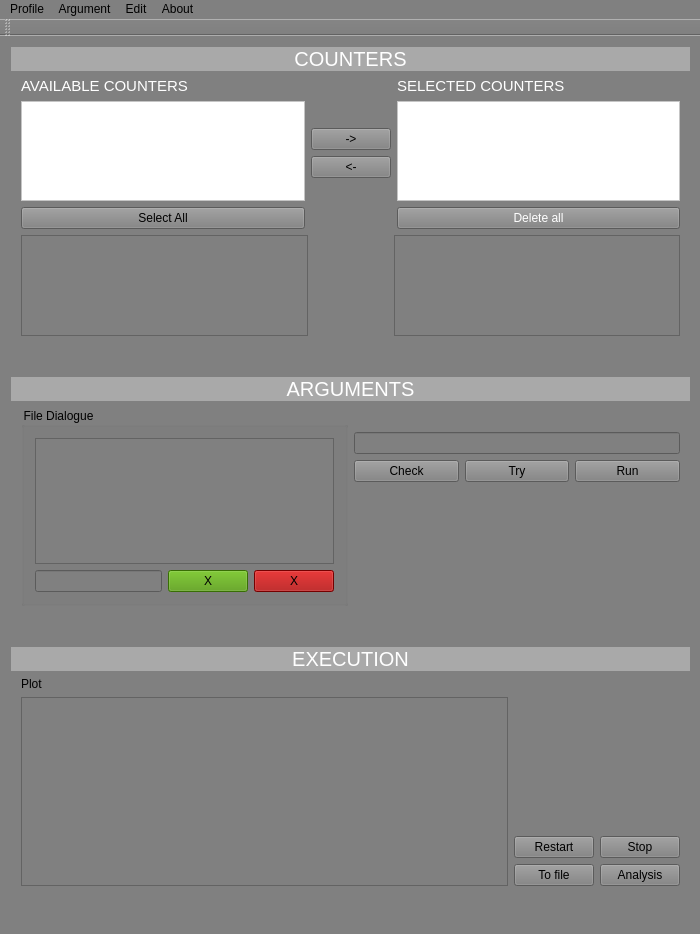
<?xml version="1.0" encoding="UTF-8"?>
<ui version="4.0">
 <class>MainWindow</class>
 <widget class="QMainWindow" name="MainWindow">
  <property name="geometry">
   <rect>
    <x>0</x>
    <y>0</y>
    <width>700</width>
    <height>934</height>
   </rect>
  </property>
  <property name="maximumSize">
   <size>
    <width>1513156</width>
    <height>16777215</height>
   </size>
  </property>
  <property name="windowTitle">
   <string>MainWindow</string>
  </property>
  <property name="styleSheet">
   <string notr="true">background-color:grey</string>
  </property>
  <widget class="QWidget" name="centralWidget">
   <widget class="QWidget" name="layoutWidget">
    <property name="geometry">
     <rect>
      <x>0</x>
      <y>0</y>
      <width>701</width>
      <height>331</height>
     </rect>
    </property>
    <layout class="QVBoxLayout" name="verticalLayout_6">
     <property name="spacing">
      <number>0</number>
     </property>
     <property name="sizeConstraint">
      <enum>QLayout::SetDefaultConstraint</enum>
     </property>
     <item>
      <layout class="QVBoxLayout" name="verticalLayout_5">
       <item>
        <layout class="QVBoxLayout" name="verticalLayout_4">
         <item>
          <widget class="QLabel" name="label">
           <property name="styleSheet">
            <string notr="true">color: white;
font: bold large &quot;Time New Roman&quot;; 
font-size: 20px;
background-color:darkgrey;

</string>
           </property>
           <property name="text">
            <string>COUNTERS</string>
           </property>
           <property name="alignment">
            <set>Qt::AlignCenter</set>
           </property>
          </widget>
         </item>
         <item>
          <layout class="QHBoxLayout" name="horizontalLayout">
           <item>
            <spacer name="horizontalSpacer_11">
             <property name="orientation">
              <enum>Qt::Horizontal</enum>
             </property>
             <property name="sizeType">
              <enum>QSizePolicy::Maximum</enum>
             </property>
             <property name="sizeHint" stdset="0">
              <size>
               <width>10</width>
               <height>20</height>
              </size>
             </property>
            </spacer>
           </item>
           <item>
            <layout class="QVBoxLayout" name="verticalLayout_3">
             <item>
              <widget class="QLabel" name="label_2">
               <property name="styleSheet">
                <string notr="true">color:white; font: bold large &quot;Time New Roman&quot;; font-size: 15px;</string>
               </property>
               <property name="text">
                <string>AVAILABLE COUNTERS</string>
               </property>
              </widget>
             </item>
             <item>
              <widget class="QListWidget" name="listWidget_Available">
               <property name="styleSheet">
                <string notr="true">background-color:white;
color: black;
font: bold large &quot;Time New Roman&quot;;
border-width : 5px; 
border-color : black;
</string>
               </property>
              </widget>
             </item>
             <item>
              <widget class="QPushButton" name="pushButton_all">
               <property name="text">
                <string>Select All</string>
               </property>
              </widget>
             </item>
            </layout>
           </item>
           <item>
            <layout class="QVBoxLayout" name="verticalLayout">
             <item>
              <spacer name="verticalSpacer_2">
               <property name="orientation">
                <enum>Qt::Vertical</enum>
               </property>
               <property name="sizeHint" stdset="0">
                <size>
                 <width>20</width>
                 <height>40</height>
                </size>
               </property>
              </spacer>
             </item>
             <item>
              <widget class="QPushButton" name="pushButton_add">
               <property name="text">
                <string>-&gt;</string>
               </property>
              </widget>
             </item>
             <item>
              <widget class="QPushButton" name="pushButton_delete">
               <property name="text">
                <string>&lt;-</string>
               </property>
              </widget>
             </item>
             <item>
              <spacer name="verticalSpacer">
               <property name="orientation">
                <enum>Qt::Vertical</enum>
               </property>
               <property name="sizeHint" stdset="0">
                <size>
                 <width>20</width>
                 <height>40</height>
                </size>
               </property>
              </spacer>
             </item>
            </layout>
           </item>
           <item>
            <layout class="QVBoxLayout" name="verticalLayout_2">
             <item>
              <widget class="QLabel" name="label_3">
               <property name="styleSheet">
                <string notr="true">color:white; font: bold large &quot;Time New Roman&quot;; font-size: 15px;</string>
               </property>
               <property name="text">
                <string>SELECTED COUNTERS</string>
               </property>
              </widget>
             </item>
             <item>
              <widget class="QListWidget" name="listWidget_selected">
               <property name="styleSheet">
                <string notr="true">background-color:white;
color: darkblue;
font: bold large &quot;Time New Roman&quot;;
</string>
               </property>
              </widget>
             </item>
             <item>
              <widget class="QPushButton" name="pushButton_delete_all">
               <property name="styleSheet">
                <string notr="true">color:white; font:  &quot;Time New Roman&quot;; </string>
               </property>
               <property name="text">
                <string>Delete all</string>
               </property>
              </widget>
             </item>
            </layout>
           </item>
           <item>
            <spacer name="horizontalSpacer_5">
             <property name="orientation">
              <enum>Qt::Horizontal</enum>
             </property>
             <property name="sizeType">
              <enum>QSizePolicy::Maximum</enum>
             </property>
             <property name="sizeHint" stdset="0">
              <size>
               <width>10</width>
               <height>20</height>
              </size>
             </property>
            </spacer>
           </item>
          </layout>
         </item>
        </layout>
       </item>
       <item>
        <layout class="QHBoxLayout" name="horizontalLayout_2">
         <item>
          <spacer name="horizontalSpacer_10">
           <property name="orientation">
            <enum>Qt::Horizontal</enum>
           </property>
           <property name="sizeType">
            <enum>QSizePolicy::Maximum</enum>
           </property>
           <property name="sizeHint" stdset="0">
            <size>
             <width>10</width>
             <height>20</height>
            </size>
           </property>
          </spacer>
         </item>
         <item>
          <widget class="QPlainTextEdit" name="plainTextEdit_Available_Counters"/>
         </item>
         <item>
          <spacer name="horizontalSpacer_2">
           <property name="orientation">
            <enum>Qt::Horizontal</enum>
           </property>
           <property name="sizeType">
            <enum>QSizePolicy::Maximum</enum>
           </property>
           <property name="sizeHint" stdset="0">
            <size>
             <width>80</width>
             <height>20</height>
            </size>
           </property>
          </spacer>
         </item>
         <item>
          <widget class="QPlainTextEdit" name="plainTextEdit_Selected_Counters"/>
         </item>
         <item>
          <spacer name="horizontalSpacer_7">
           <property name="orientation">
            <enum>Qt::Horizontal</enum>
           </property>
           <property name="sizeType">
            <enum>QSizePolicy::Maximum</enum>
           </property>
           <property name="sizeHint" stdset="0">
            <size>
             <width>10</width>
             <height>20</height>
            </size>
           </property>
          </spacer>
         </item>
        </layout>
       </item>
      </layout>
     </item>
     <item>
      <spacer name="horizontalSpacer_4">
       <property name="orientation">
        <enum>Qt::Horizontal</enum>
       </property>
       <property name="sizeHint" stdset="0">
        <size>
         <width>40</width>
         <height>20</height>
        </size>
       </property>
      </spacer>
     </item>
     <item>
      <layout class="QHBoxLayout" name="horizontalLayout_6"/>
     </item>
    </layout>
   </widget>
   <widget class="QWidget" name="layoutWidget">
    <property name="geometry">
     <rect>
      <x>0</x>
      <y>330</y>
      <width>701</width>
      <height>271</height>
     </rect>
    </property>
    <layout class="QVBoxLayout" name="verticalLayout_15">
     <item>
      <widget class="QLabel" name="label_4">
       <property name="styleSheet">
        <string notr="true">color: white;
font: bold large &quot;Time New Roman&quot;; 
font-size: 20px;
background-color:darkgrey;</string>
       </property>
       <property name="text">
        <string>ARGUMENTS</string>
       </property>
       <property name="alignment">
        <set>Qt::AlignCenter</set>
       </property>
      </widget>
     </item>
     <item>
      <layout class="QHBoxLayout" name="horizontalLayout_13">
       <item>
        <spacer name="horizontalSpacer_9">
         <property name="orientation">
          <enum>Qt::Horizontal</enum>
         </property>
         <property name="sizeType">
          <enum>QSizePolicy::Maximum</enum>
         </property>
         <property name="sizeHint" stdset="0">
          <size>
           <width>10</width>
           <height>20</height>
          </size>
         </property>
        </spacer>
       </item>
       <item>
        <widget class="QGroupBox" name="groupBox">
         <property name="title">
          <string>File Dialogue</string>
         </property>
         <layout class="QVBoxLayout" name="verticalLayout_8">
          <item>
           <layout class="QVBoxLayout" name="verticalLayout_7">
            <item>
             <widget class="QPlainTextEdit" name="plainTextEdit"/>
            </item>
            <item>
             <layout class="QHBoxLayout" name="horizontalLayout_4">
              <item>
               <widget class="QLineEdit" name="lineEdit_2"/>
              </item>
              <item>
               <layout class="QHBoxLayout" name="horizontalLayout_3">
                <item>
                 <widget class="QPushButton" name="pushButton_File_Dialogue_Check_Green">
                  <property name="styleSheet">
                   <string notr="true">color:black; font: bold large &quot;Time New Roman&quot;;
background-color: rgb(78, 154, 6);</string>
                  </property>
                  <property name="text">
                   <string>X</string>
                  </property>
                 </widget>
                </item>
                <item>
                 <widget class="QPushButton" name="pushButton_File_Dialogue_Check_Red">
                  <property name="styleSheet">
                   <string notr="true">color:black; font: bold large &quot;Time New Roman&quot;;
background-color: rgb(164, 0, 0);</string>
                  </property>
                  <property name="text">
                   <string>X</string>
                  </property>
                 </widget>
                </item>
               </layout>
              </item>
             </layout>
            </item>
           </layout>
          </item>
         </layout>
        </widget>
       </item>
       <item>
        <layout class="QVBoxLayout" name="verticalLayout_9">
         <item>
          <spacer name="verticalSpacer_4">
           <property name="orientation">
            <enum>Qt::Vertical</enum>
           </property>
           <property name="sizeType">
            <enum>QSizePolicy::Maximum</enum>
           </property>
           <property name="sizeHint" stdset="0">
            <size>
             <width>20</width>
             <height>25</height>
            </size>
           </property>
          </spacer>
         </item>
         <item>
          <widget class="QLineEdit" name="lineEdit"/>
         </item>
         <item>
          <layout class="QHBoxLayout" name="horizontalLayout_5">
           <item>
            <widget class="QPushButton" name="pushButton_Arguments_Check">
             <property name="text">
              <string>Check</string>
             </property>
            </widget>
           </item>
           <item>
            <widget class="QPushButton" name="pushButton_Arguments__Try">
             <property name="text">
              <string>Try</string>
             </property>
            </widget>
           </item>
           <item>
            <widget class="QPushButton" name="pushButton_Arguments_Run">
             <property name="text">
              <string>Run</string>
             </property>
            </widget>
           </item>
          </layout>
         </item>
         <item>
          <spacer name="verticalSpacer_5">
           <property name="orientation">
            <enum>Qt::Vertical</enum>
           </property>
           <property name="sizeHint" stdset="0">
            <size>
             <width>20</width>
             <height>40</height>
            </size>
           </property>
          </spacer>
         </item>
        </layout>
       </item>
       <item>
        <spacer name="horizontalSpacer">
         <property name="orientation">
          <enum>Qt::Horizontal</enum>
         </property>
         <property name="sizeType">
          <enum>QSizePolicy::Maximum</enum>
         </property>
         <property name="sizeHint" stdset="0">
          <size>
           <width>10</width>
           <height>20</height>
          </size>
         </property>
        </spacer>
       </item>
      </layout>
     </item>
     <item>
      <spacer name="horizontalSpacer_6">
       <property name="orientation">
        <enum>Qt::Horizontal</enum>
       </property>
       <property name="sizeHint" stdset="0">
        <size>
         <width>40</width>
         <height>20</height>
        </size>
       </property>
      </spacer>
     </item>
    </layout>
   </widget>
   <widget class="QWidget" name="layoutWidget">
    <property name="geometry">
     <rect>
      <x>0</x>
      <y>600</y>
      <width>701</width>
      <height>261</height>
     </rect>
    </property>
    <layout class="QVBoxLayout" name="verticalLayout_14">
     <item>
      <widget class="QLabel" name="label_5">
       <property name="styleSheet">
        <string notr="true">color: white;
font: bold large &quot;Time New Roman&quot;; 
font-size: 20px;
background-color:darkgrey;
</string>
       </property>
       <property name="text">
        <string>EXECUTION</string>
       </property>
       <property name="alignment">
        <set>Qt::AlignCenter</set>
       </property>
      </widget>
     </item>
     <item>
      <layout class="QHBoxLayout" name="horizontalLayout_10">
       <item>
        <spacer name="horizontalSpacer_8">
         <property name="orientation">
          <enum>Qt::Horizontal</enum>
         </property>
         <property name="sizeType">
          <enum>QSizePolicy::Maximum</enum>
         </property>
         <property name="sizeHint" stdset="0">
          <size>
           <width>10</width>
           <height>20</height>
          </size>
         </property>
        </spacer>
       </item>
       <item>
        <layout class="QVBoxLayout" name="verticalLayout_12">
         <item>
          <widget class="QLabel" name="label_7">
           <property name="text">
            <string>Plot</string>
           </property>
          </widget>
         </item>
         <item>
          <widget class="QGraphicsView" name="graphicsView_2">
           <property name="enabled">
            <bool>true</bool>
           </property>
          </widget>
         </item>
        </layout>
       </item>
       <item>
        <layout class="QVBoxLayout" name="verticalLayout_13">
         <item>
          <spacer name="verticalSpacer_7">
           <property name="orientation">
            <enum>Qt::Vertical</enum>
           </property>
           <property name="sizeHint" stdset="0">
            <size>
             <width>20</width>
             <height>40</height>
            </size>
           </property>
          </spacer>
         </item>
         <item>
          <layout class="QHBoxLayout" name="horizontalLayout_11">
           <item>
            <widget class="QPushButton" name="pushButton_Plot_Restart_2">
             <property name="text">
              <string>Restart</string>
             </property>
            </widget>
           </item>
           <item>
            <widget class="QPushButton" name="pushButton_Plot_Stop_2">
             <property name="text">
              <string>Stop</string>
             </property>
            </widget>
           </item>
          </layout>
         </item>
         <item>
          <layout class="QHBoxLayout" name="horizontalLayout_12">
           <item>
            <widget class="QPushButton" name="pushButton_Plot_To_File_2">
             <property name="text">
              <string>To file</string>
             </property>
            </widget>
           </item>
           <item>
            <widget class="QPushButton" name="pushButton_Plot_Analysis_2">
             <property name="text">
              <string>Analysis</string>
             </property>
            </widget>
           </item>
          </layout>
         </item>
        </layout>
       </item>
       <item>
        <spacer name="horizontalSpacer_3">
         <property name="orientation">
          <enum>Qt::Horizontal</enum>
         </property>
         <property name="sizeType">
          <enum>QSizePolicy::Maximum</enum>
         </property>
         <property name="sizeHint" stdset="0">
          <size>
           <width>10</width>
           <height>5</height>
          </size>
         </property>
        </spacer>
       </item>
      </layout>
     </item>
    </layout>
   </widget>
  </widget>
  <widget class="QMenuBar" name="menuBar">
   <property name="geometry">
    <rect>
     <x>0</x>
     <y>0</y>
     <width>700</width>
     <height>22</height>
    </rect>
   </property>
   <widget class="QMenu" name="menuEdit">
    <property name="title">
     <string>Profile</string>
    </property>
    <addaction name="actionOpen_profil"/>
    <addaction name="actionSave_Profil"/>
    <addaction name="actionDelete_profil"/>
    <addaction name="separator"/>
    <addaction name="actionExit"/>
   </widget>
   <widget class="QMenu" name="menuEdit_2">
    <property name="title">
     <string>Edit</string>
    </property>
    <addaction name="actionCopy"/>
    <addaction name="actionPaste"/>
    <addaction name="actionCut"/>
    <addaction name="separator"/>
    <addaction name="actionUndo"/>
    <addaction name="actionRedo"/>
   </widget>
   <widget class="QMenu" name="menuAbout">
    <property name="title">
     <string>About</string>
    </property>
    <addaction name="actionAbout"/>
   </widget>
   <widget class="QMenu" name="menuArgument">
    <property name="title">
     <string>Argument</string>
    </property>
    <addaction name="actionOpen_Argument"/>
    <addaction name="actionSave_Argument"/>
    <addaction name="actionDelete_Argument"/>
   </widget>
   <addaction name="menuEdit"/>
   <addaction name="menuArgument"/>
   <addaction name="menuEdit_2"/>
   <addaction name="menuAbout"/>
  </widget>
  <widget class="QToolBar" name="mainToolBar">
   <attribute name="toolBarArea">
    <enum>TopToolBarArea</enum>
   </attribute>
   <attribute name="toolBarBreak">
    <bool>false</bool>
   </attribute>
  </widget>
  <widget class="QStatusBar" name="statusBar"/>
  <action name="actionDelete_profil">
   <property name="icon">
    <iconset resource="resources.qrc">
     <normaloff>:/rec/Img/delete.png</normaloff>:/rec/Img/delete.png</iconset>
   </property>
   <property name="text">
    <string>Delete profile</string>
   </property>
  </action>
  <action name="actionSave_Profil">
   <property name="icon">
    <iconset resource="resources.qrc">
     <normaloff>:/rec/Img/save_as.png</normaloff>:/rec/Img/save_as.png</iconset>
   </property>
   <property name="text">
    <string>Save profile</string>
   </property>
  </action>
  <action name="actionOpen_profil">
   <property name="icon">
    <iconset resource="resources.qrc">
     <normaloff>:/rec/Img/open.png</normaloff>:/rec/Img/open.png</iconset>
   </property>
   <property name="text">
    <string>Open profile</string>
   </property>
  </action>
  <action name="actionCopy">
   <property name="icon">
    <iconset resource="resources.qrc">
     <normaloff>:/rec/Img/copy.png</normaloff>:/rec/Img/copy.png</iconset>
   </property>
   <property name="text">
    <string>Copy</string>
   </property>
  </action>
  <action name="actionPaste">
   <property name="icon">
    <iconset resource="resources.qrc">
     <normaloff>:/rec/Img/paste.png</normaloff>:/rec/Img/paste.png</iconset>
   </property>
   <property name="text">
    <string>Paste</string>
   </property>
  </action>
  <action name="actionCut">
   <property name="icon">
    <iconset resource="resources.qrc">
     <normaloff>:/rec/Img/cut.png</normaloff>:/rec/Img/cut.png</iconset>
   </property>
   <property name="text">
    <string>Cut</string>
   </property>
  </action>
  <action name="actionUndo">
   <property name="icon">
    <iconset resource="resources.qrc">
     <normaloff>:/rec/Img/undo.png</normaloff>:/rec/Img/undo.png</iconset>
   </property>
   <property name="text">
    <string>Undo</string>
   </property>
  </action>
  <action name="actionRedo">
   <property name="icon">
    <iconset resource="resources.qrc">
     <normaloff>:/rec/Img/redo.png</normaloff>:/rec/Img/redo.png</iconset>
   </property>
   <property name="text">
    <string>Redo</string>
   </property>
  </action>
  <action name="actionAbout">
   <property name="icon">
    <iconset resource="resources.qrc">
     <normaloff>:/rec/Img/about.jpeg</normaloff>:/rec/Img/about.jpeg</iconset>
   </property>
   <property name="text">
    <string>About</string>
   </property>
  </action>
  <action name="actionExit">
   <property name="icon">
    <iconset resource="resources.qrc">
     <normaloff>:/rec/Img/close.png</normaloff>:/rec/Img/close.png</iconset>
   </property>
   <property name="text">
    <string>Exit</string>
   </property>
  </action>
  <action name="actionOpen_Argument">
   <property name="icon">
    <iconset resource="resources.qrc">
     <normaloff>:/rec/Img/open.png</normaloff>:/rec/Img/open.png</iconset>
   </property>
   <property name="text">
    <string>Open Argument</string>
   </property>
  </action>
  <action name="actionSave_Argument">
   <property name="icon">
    <iconset resource="resources.qrc">
     <normaloff>:/rec/Img/save_as.png</normaloff>:/rec/Img/save_as.png</iconset>
   </property>
   <property name="text">
    <string>Save Argument</string>
   </property>
  </action>
  <action name="actionDelete_Argument">
   <property name="icon">
    <iconset resource="resources.qrc">
     <normaloff>:/rec/Img/delete.png</normaloff>:/rec/Img/delete.png</iconset>
   </property>
   <property name="text">
    <string>Delete Argument</string>
   </property>
  </action>
 </widget>
 <layoutdefault spacing="6" margin="11"/>
 <resources>
  <include location="resources.qrc"/>
 </resources>
 <connections/>
</ui>
